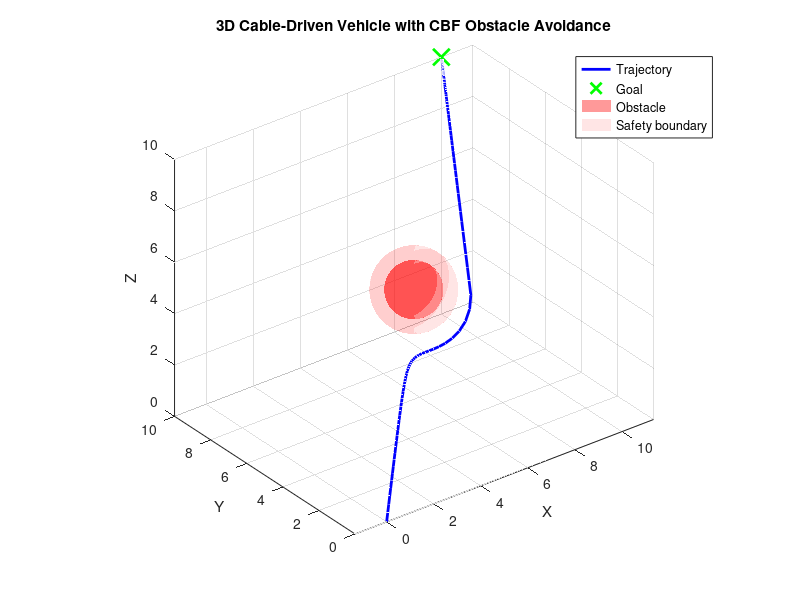

The MATLAB script that drew this image:
clc; clear; close all;

%sim parameters
dt = 0.02;
T = 20;

% Parameters
goal = [10;10;10];
obs  = [4.99;5;5];
r_obs = 1;
safety_margin = 0.5;
r_safe = r_obs + safety_margin;
    
% Control Barrier Function        
k0 = 4;

% Initial state [px; py; pz]
x = [0;0;0];

traj = x;

for t = 0:dt:T
    
    p = x(1:3);
    
    % Nominal controller (P to goal)
    kp = 3;
    
    u_nom = kp*(goal - p);
    
    % too keep outside of a set we want h(x) <= 0
    h = r_safe^2 - (p - obs)'*(p - obs);
   
    % For Au <= b form
    A = -2*(p - obs)';
    b = -k0*h;

    % Check constraint
    if A*u_nom <= b
         u = u_nom;
    else
       % Project onto the half-space(constraint boundary)
        u = u_nom - ((A*u_nom - b)/(A*A')) * A';
    end
    
    % Apply dynamics
    p_dot = u;
    
    x = x + dt*p_dot;
    
    traj = [traj x];
    
    % Stop if close to goal
    if norm(p - goal) < 0.1
        break;
    end
end

% 3D Plot
figure; hold on; grid on; axis equal;

% Trajectory
plot3(traj(1,:), traj(2,:), traj(3,:), ...
      'b','LineWidth',2);

% Goal
plot3(goal(1), goal(2), goal(3), ...
      'gx','MarkerSize',12,'LineWidth',2);

% Obstacle sphere
[Xs,Ys,Zs] = sphere(40);

surf(obs(1) + r_obs*Xs, ...
     obs(2) + r_obs*Ys, ...
     obs(3) + r_obs*Zs, ...
     'FaceColor','r', ...
     'FaceAlpha',0.4, ...
     'EdgeColor','none');

% Safety boundary
surf(obs(1) + r_safe*Xs, ...
     obs(2) + r_safe*Ys, ...
     obs(3) + r_safe*Zs, ...
     'FaceColor','r', ...
     'FaceAlpha',0.1, ...
     'EdgeColor','none');

xlabel('X');
ylabel('Y');
zlabel('Z');
title('3D Cable-Driven Vehicle with CBF Obstacle Avoidance');
legend('Trajectory','Goal','Obstacle','Safety boundary');

view(3);
